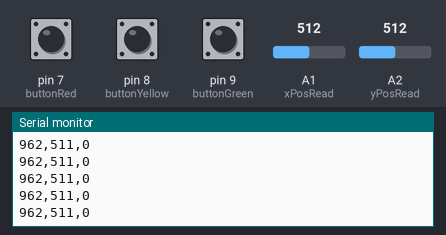
The sketch below on a simulated Arduino Uno, built with avr-gcc and run on an emulated ATmega328P. Parts: the last lines printed to the serial monitor. The test bench sets the inputs (shaded band); at power-on: A1 (xPosRead) = 512, A2 (yPosRead) = 512, pin 7 (buttonRed) LOW, pin 8 (buttonYellow) LOW, pin 9 (buttonGreen) LOW.

Above: at 1.2 s.
1.3 s: A1 (xPosRead) set to 716
At 1.32 s:
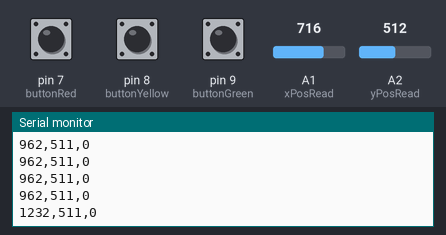
2.8 s: A2 (yPosRead) set to 716
At 2.83 s:
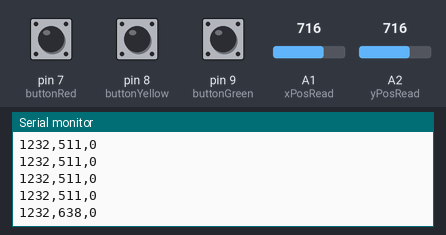
4.3 s: pin 7 (buttonRed) pulled HIGH for 0.15 s
At 4.34 s:
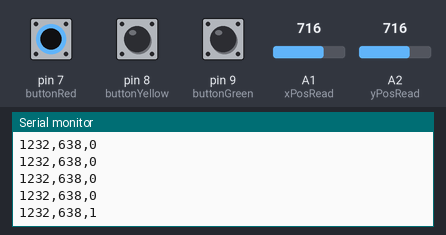
5.9 s: pin 8 (buttonYellow) pulled HIGH for 0.15 s
At 5.95 s:
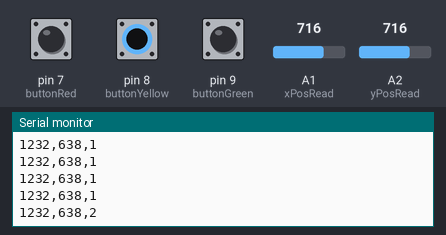
9.0 s: pin 9 (buttonGreen) pulled HIGH for 0.15 s
At 9.07 s:
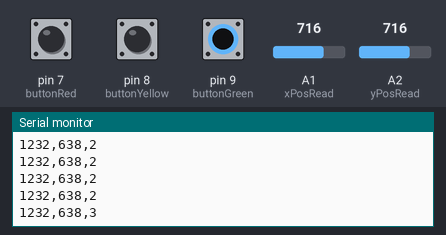
10.6 s: A1 (xPosRead) set to 900
At 10.69 s:
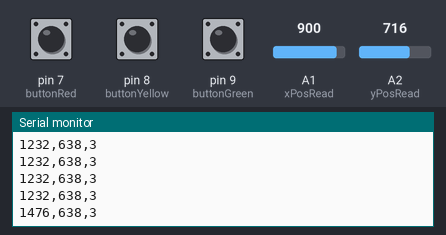
Timing chart, 0 to 13.1 s (numbered marks = the images above; inputs shaded):
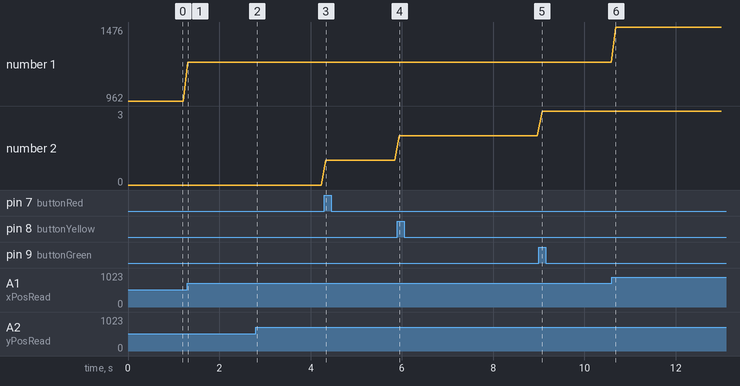

The sketch:

finalArduino.ino
```cpp
// input from potentiometer
const int xPosRead = A1;
const int yPosRead = A2;

// input from colored buttons
const int buttonRed = 7;
const int buttonYellow = 8;
const int buttonGreen = 9;

// when no button is pressed
int color = 0;

void setup() {
  Serial.begin(9600);

  pinMode(A1, INPUT);
  pinMode(A2, INPUT);

  pinMode(7, INPUT);
  pinMode(8, INPUT);
  pinMode(9, INPUT);
}

void loop() {
  // read values from each potentiometer
  int x = analogRead(xPosRead);
  int y = analogRead(yPosRead);

  // read values from three colored buttons
  int redState = digitalRead(buttonRed);
  int yellowState = digitalRead(buttonYellow);
  int greenState = digitalRead(buttonGreen);

  // map x and y to the desired range (within the canvas)
  x = map(x, 0, 1023, 283, 1640);
  y = map(y, 0, 1023, 193, 830);

  if (redState == HIGH) {     // if red button is pressed
    color = 1;                // color value is set to 1
  }
  if (yellowState == HIGH) {  // if yellow button is pressed
    color = 2;                // color value is set to 2
  }
  if (greenState == HIGH) {   // if green button is pressed
    color = 3;                // color value is set to 3
  }

  // combines three values (x position, y position, color)
  // and send them to Processing
  Serial.println(String(x) + "," + String(y) + "," + String(color));
  delay(100);
}
```

Measured:
- after the input at 1.3 s, the serial monitor: prints a new line at once (image 1)
- after the input at 2.8 s, the serial monitor: prints a new line at once (image 2)
- after the input at 4.3 s, the serial monitor: prints a new line at once (image 3)
- after the input at 5.9 s, the serial monitor: prints a new line after 0.05 s (image 4)
- after the input at 9.0 s, the serial monitor: prints a new line after 0.07 s (image 5)
- after the input at 10.6 s, the serial monitor: prints a new line after 0.08 s (image 6)
- plotted number 1: 962 → 1232 after the input at 1.3 s, 1232 → 1476 after the input at 10.6 s
- plotted number 2: 0 → 1 after the input at 4.3 s, 1 → 2 after the input at 5.9 s, 2 → 3 after the input at 9.0 s
